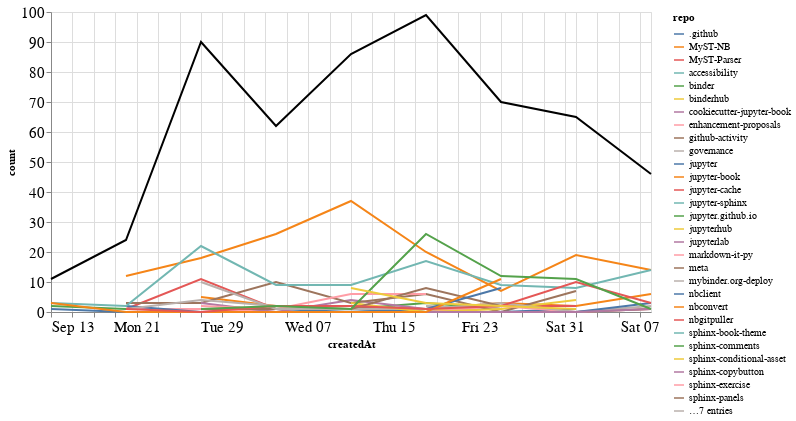

This figure's notebook cell:
### Markdown cell above
## Comments

### Code cell
comments_time = comments.groupby('repo').resample('W', on='createdAt').count()['author'].reset_index()
comments_time = comments_time.rename(columns={'author': 'count'})
comments_time_total = comments_time.groupby('createdAt').agg({"count": "sum"}).reset_index()
ch1 = alt.Chart(comments_time, width=600).mark_line().encode(
    x='createdAt',
    y='count',
    color='repo',
    tooltip="repo"
)

ch2 = alt.Chart(comments_time_total, width=600).mark_line(color="black").encode(
    x='createdAt',
    y='count',
)

ch1 + ch2

### Figure 1 — Vega-Lite specification as saved in the notebook (floating-point values rounded to 4 significant figures; data arrays with more than 128 entries replaced by an {"elided": "..."} marker saying what was removed)
{"config": {"axisLeft": {"labelFontSize": 15}, "axisBottom": {"labelFontSize": 15}}, "layer": [{"data": {"name": "data-703e1317e662308b9ccaa4bc9792ff7e"}, "mark": "line", "encoding": {"color": {"type": "nominal", "field": "repo"}, "tooltip": {"type": "nominal", "field": "repo"}, "x": {"type": "temporal", "field": "createdAt"}, "y": {"type": "quantitative", "field": "count"}}, "width": 600}, {"data": {"name": "data-6f1ea89f9a6262bc57464b241d48f43c"}, "mark": {"type": "line", "color": "black"}, "encoding": {"x": {"type": "temporal", "field": "createdAt"}, "y": {"type": "quantitative", "field": "count"}}, "width": 600}], "$schema": "https://vega.github.io/schema/vega-lite/v4.8.1.json", "datasets": {"data-703e1317e662308b9ccaa4bc9792ff7e": {"elided": "154 records"}, "data-6f1ea89f9a6262bc57464b241d48f43c": [{"createdAt": "2020-09-13T00:00:00", "count": 11}, {"createdAt": "2020-09-20T00:00:00", "count": 24}, {"createdAt": "2020-09-27T00:00:00", "count": 90}, {"createdAt": "2020-10-04T00:00:00", "count": 62}, {"createdAt": "2020-10-11T00:00:00", "count": 86}, {"createdAt": "2020-10-18T00:00:00", "count": 99}, {"createdAt": "2020-10-25T00:00:00", "count": 70}, {"createdAt": "2020-11-01T00:00:00", "count": 65}, {"createdAt": "2020-11-08T00:00:00", "count": 46}]}}
